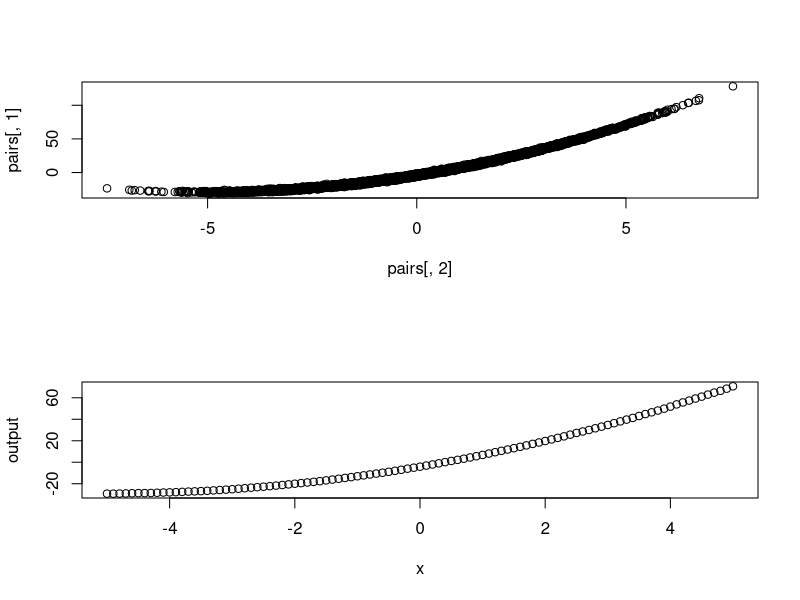

Source code (R):
# Stat Mod 2 - Exercises 2 - Smoothing (p.3)


GeneratePairs <- function(n) {
  # Takes set of non-linear X's and applies the y = x^2 + e transformation,
  # where error values "e" are Normal(0,1). Then subracts means from each.
  #
  # Args:
  #   n: Number of pairs to be generated.
  #
  # Returns:
  #   pairs: Pairs of inputs X and outputs Y, where Y is a non-linear function
  #     of X, with added error.
  x.input <- rnorm(n, 5, 2)
  errors <- rnorm(n, 0, 1)
  y.output <- x.input^2 + errors
  
  # Subract out means.
  ms.input <- x.input - mean(x.input)
  ms.output <- y.output - mean(y.output)
  
  ms.pairs <- cbind(ms.output, ms.input)
  pairs <- cbind(y.output, x.input)
  return (ms.pairs)
}

PredictOutput <- function(x.star, pairs, bandwidth) {
  # Predicts probability density for given x.star, based on pairs of data and
  # a weight function. Specifically, doing sum(weight.i*y.i), where each weight
  # comes from WeightFunction.
  #
  # Args:
  #   x.star: This is the point of interest, whose probability under the
  #     density you want to find.
  #   pairs: The pairs of X's and corresponding Y's, i.e. the data.
  #   bandwidth: A neighborhood around the requested x.star, used to average 
  #     the area under the smoother function.
  #
  # Returns:
  #   output: The predicted value for the function of interest, at x.star.
  output <- 0
  weight.sum <- 0
  len <- length(pairs[,2])
  for (i in 1:len) {
    x.i <- pairs[i,2]
    y.i <- pairs[i,1]
    weight.i <- WeightFunction(x.i, x.star, bandwidth)
    weight.sum <- weight.sum + weight.i
    output.i <- weight.i*y.i
    output <- output + output.i
  }
  # Normalize weights by dividing by weight sum.
  output <- output/weight.sum
  return (output)
}

WeightFunction <- function(x.i, x.star, bandwidth) {
  # Gives weight of the Y associated with x.i, according to a Gaussian kernel.
  #
  # Args:
  #   x.i: Nearby X value to x.star, used to determine a weight for its Y.
  #   x.star: The center of the smoother function.
  #   bandwidth: A neighborhood around the requested x.star, used to average 
  #     the area under the smoother function.
  #
  # Returns:
  #   weight: The weight of the y that corresponds to x.i.
  density <- ((2*pi)^(-1/2))*exp(-1/2*((x.i-x.star)/bandwidth)^2)
  weight <- density/bandwidth
  return (weight)
}

# Generate new pairs of original data.
par(mfrow=c(2,1))
pairs <- GeneratePairs(10000)
plot(pairs[,2], pairs[,1])
#hist(pairs[,2])
#hist(pairs[,1])

# Predict output.
x <- seq(-5, 5, .1)
output <- PredictOutput(x, pairs, 0.1)
plot(x, output)
